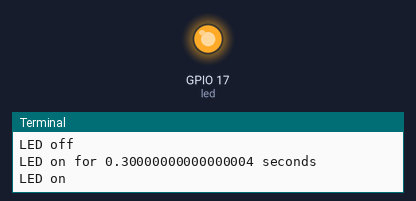
A program run on a simulated Raspberry Pi (BCM pin numbers). Shown: output pins drawn as LEDs (lit = HIGH), the last lines printed to the terminal.

Above: at 0.75 s.
At 31.0 s:
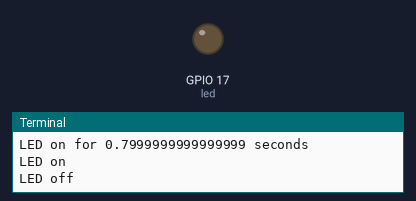
Timing chart, 0 to 31.5 s (numbered marks = the images above):
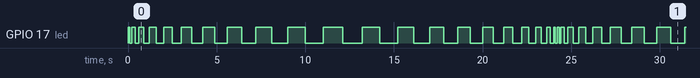

Measured:
- by itself, GPIO 17 (led): moves between LOW and HIGH, repeating every 24.2 s
- by itself, everything shown: repeats every 24.2 s, in 42 steps

The program:

led_loop.py
```python
from gpiozero import LED
from time import sleep

led = LED(17)  # Use the GPIO pin number, not the physical pin number
time=0.1
direction=1
try:
    while True:
        led.on()
        print("LED on")
        sleep(time)
        led.off()
        print("LED off")
        sleep(time)
        if time < 0.1:
            direction = 1
        elif time > 1:
            direction = -1
        time += 0.1*direction
        print(f'LED on for {time} seconds')

except KeyboardInterrupt:
    print("\nExiting the program.")
finally:
    led.off()
    print("LED off")
```
